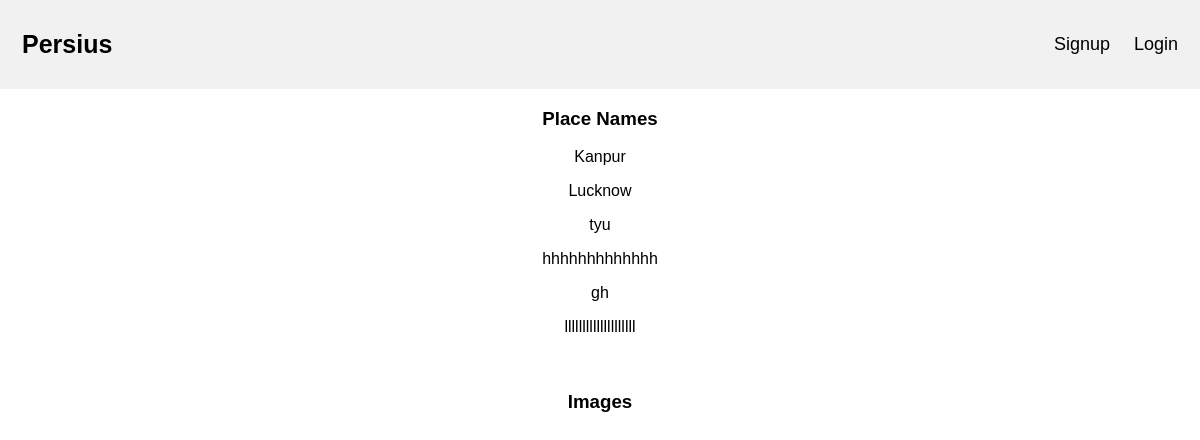
Page /persius/ on the earlier database version.
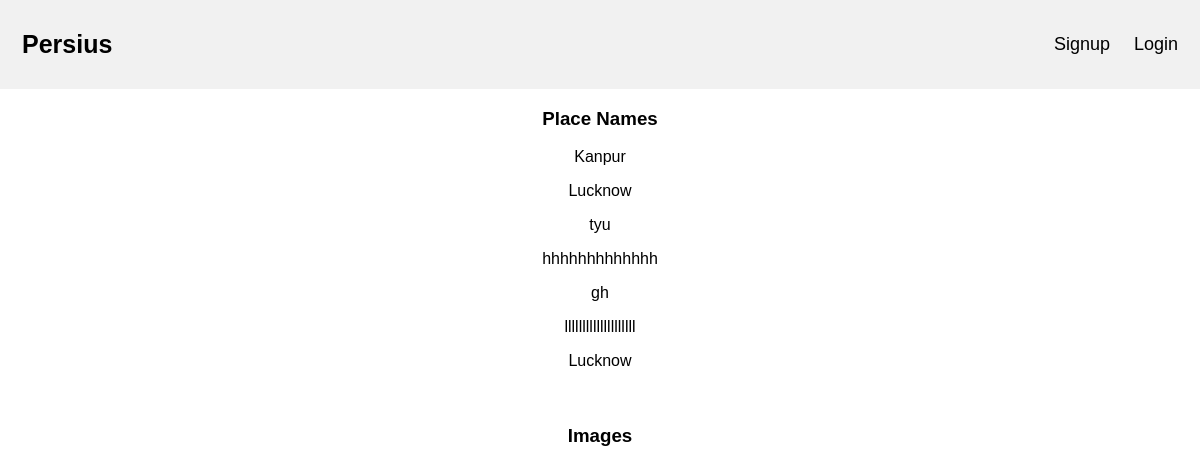
Same page on the later database version.
### main/models.py (models this page shows, shortened)
class NamesPlace(models.Model):
    names = models.CharField(max_length=255, default='')

### main/views.py (the view)
# urls.py: path('', views.index, name='index'),
def index(request):
    names = NamesPlace.objects.all()
    imges = ImgPlace.objects.all()
    return render(request,"home.html", {'names':names, 'imges':imges})

### main/templates/home.html (shortened to what this page needs)
<!DOCTYPE html>
<html lang="en">
<head>
    {% load static %}
    <link rel="stylesheet" type="text/css" href="{% static 'css/main.css' %}">
</head>
<body>
<div class="header">
  <a href="#default" class="logo">Persius</a>
  <div class="header-right">
      {% if user.is_authenticated %}
      <a class="active" href="#">Hello! {{user.first_name}}</a>
      <a href="logout">Logout</a>
      {% else %}
      <a href="signup">Signup</a>
      <a href="login">Login</a>
      {% endif %}
  </div>
</div>
<div class="home">
    <div class="col-xs-4 form-group">
        <h3>Place Names</h3>
        {% for name in names %}
            <p>{{ name.names }}</p>
        {% endfor %}
    </div>
    <div class="col-xs-8 form-group">
        <h3>Images</h3>
    </div>
</div>
</body>
</html>

Differences in the rows shown:
added NamesPlace: names "Lucknow"
